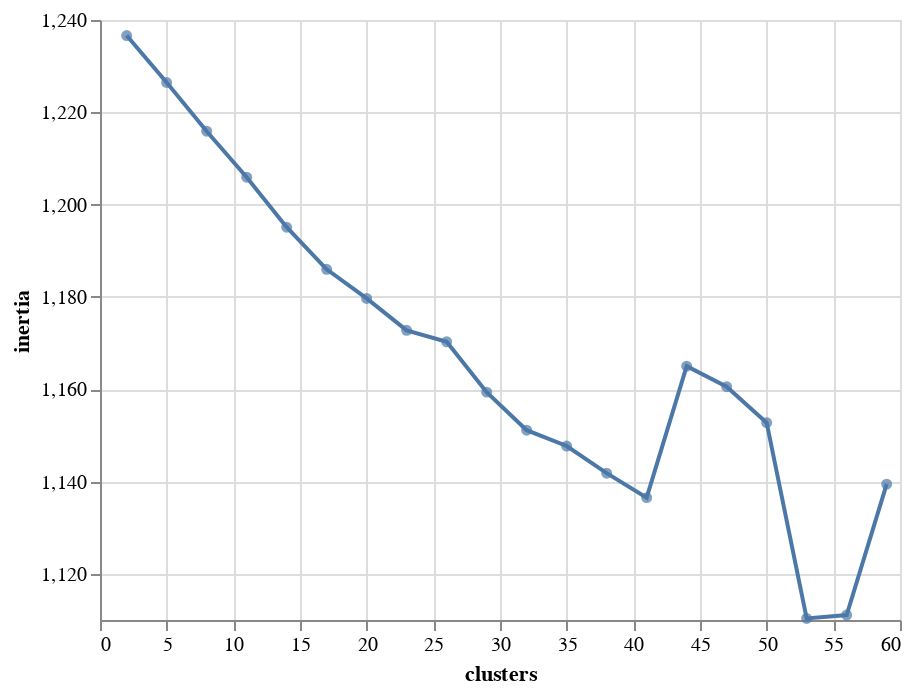

The cell this chart's notebook holds for it:
### Code cell
# Again see if there's an obvious knee in the plot
data = alt.Data(values=performance)

lines = alt.Chart(data).mark_line().encode(
    alt.X('clusters:Q', scale=alt.Scale(zero=False)),
    alt.Y('inertia:Q', scale=alt.Scale(zero=False))
)

points = alt.Chart(data).mark_circle().encode(
    alt.X('clusters:Q', scale=alt.Scale(zero=False)),
    alt.Y('inertia:Q', scale=alt.Scale(zero=False))
)

lines + points

### Figure 1 — Vega-Lite specification as saved in the notebook (floating-point values rounded to 4 significant figures)
{"$schema": "https://vega.github.io/schema/vega-lite/v2.4.1.json", "config": {"view": {"height": 300, "width": 400}}, "layer": [{"data": {"values": [{"clusters": 2, "inertia": 1237.0}, {"clusters": 5, "inertia": 1226.0}, {"clusters": 8, "inertia": 1216.0}, {"clusters": 11, "inertia": 1206.0}, {"clusters": 14, "inertia": 1195.0}, {"clusters": 17, "inertia": 1186.0}, {"clusters": 20, "inertia": 1180.0}, {"clusters": 23, "inertia": 1173.0}, {"clusters": 26, "inertia": 1170.0}, {"clusters": 29, "inertia": 1159.0}, {"clusters": 32, "inertia": 1151.0}, {"clusters": 35, "inertia": 1148.0}, {"clusters": 38, "inertia": 1142.0}, {"clusters": 41, "inertia": 1137.0}, {"clusters": 44, "inertia": 1165.0}, {"clusters": 47, "inertia": 1161.0}, {"clusters": 50, "inertia": 1153.0}, {"clusters": 53, "inertia": 1110.0}, {"clusters": 56, "inertia": 1111.0}, {"clusters": 59, "inertia": 1139.0}]}, "encoding": {"x": {"field": "clusters", "scale": {"zero": false}, "type": "quantitative"}, "y": {"field": "inertia", "scale": {"zero": false}, "type": "quantitative"}}, "mark": "line"}, {"data": {"values": [{"clusters": 2, "inertia": 1237.0}, {"clusters": 5, "inertia": 1226.0}, {"clusters": 8, "inertia": 1216.0}, {"clusters": 11, "inertia": 1206.0}, {"clusters": 14, "inertia": 1195.0}, {"clusters": 17, "inertia": 1186.0}, {"clusters": 20, "inertia": 1180.0}, {"clusters": 23, "inertia": 1173.0}, {"clusters": 26, "inertia": 1170.0}, {"clusters": 29, "inertia": 1159.0}, {"clusters": 32, "inertia": 1151.0}, {"clusters": 35, "inertia": 1148.0}, {"clusters": 38, "inertia": 1142.0}, {"clusters": 41, "inertia": 1137.0}, {"clusters": 44, "inertia": 1165.0}, {"clusters": 47, "inertia": 1161.0}, {"clusters": 50, "inertia": 1153.0}, {"clusters": 53, "inertia": 1110.0}, {"clusters": 56, "inertia": 1111.0}, {"clusters": 59, "inertia": 1139.0}]}, "encoding": {"x": {"field": "clusters", "scale": {"zero": false}, "type": "quantitative"}, "y": {"field": "inertia", "scale": {"zero": false}, "type": "quantitative"}}, "mark": "circle"}]}
